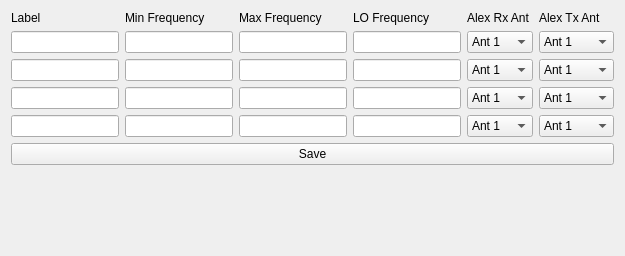
      <widget class="QWidget" name="tabXVTR">
       <attribute name="title">
        <string>XVTR</string>
       </attribute>
       <layout class="QVBoxLayout" name="vertical">
        <item>
         <layout class="QGridLayout" name="gridLayout_16">
          <item row="0" column="0">
           <layout class="QGridLayout" name="gridLayout_5">
            <item row="0" column="2">
             <widget class="QLabel" name="label_41">
              <property name="text">
               <string>Min Frequency</string>
              </property>
             </widget>
            </item>
            <item row="0" column="3">
             <widget class="QLabel" name="label_42">
              <property name="text">
               <string>Max Frequency</string>
              </property>
             </widget>
            </item>
            <item row="0" column="4">
             <widget class="QLabel" name="label_43">
              <property name="text">
               <string>LO Frequency</string>
              </property>
             </widget>
            </item>
            <item row="0" column="5">
             <widget class="QLabel" name="label_44">
              <property name="text">
               <string>Alex Rx Ant</string>
              </property>
             </widget>
            </item>
            <item row="0" column="6">
             <widget class="QLabel" name="label_45">
              <property name="text">
               <string>Alex Tx Ant</string>
              </property>
             </widget>
            </item>
            <item row="1" column="0" colspan="2">
             <widget class="QLineEdit" name="lineEditXvtrLabel0"/>
            </item>
            <item row="1" column="2">
             <widget class="QLineEdit" name="lineEditXvtrMinFrequency0"/>
            </item>
            <item row="1" column="3">
             <widget class="QLineEdit" name="lineEditXvtrMaxFrequency0"/>
            </item>
            <item row="1" column="4">
             <widget class="QLineEdit" name="lineEditXvtrLOFrequency0"/>
            </item>
            <item row="1" column="5">
             <widget class="QComboBox" name="comboBoxXvtrRxAnt0">
              <item>
               <property name="text">
                <string>Ant 1</string>
               </property>
              </item>
              <item>
               <property name="text">
                <string>Ant 2</string>
               </property>
              </item>
              <item>
               <property name="text">
                <string>Ant 3</string>
               </property>
              </item>
              <item>
               <property name="text">
                <string>RX 1</string>
               </property>
              </item>
              <item>
               <property name="text">
                <string>RX 2</string>
               </property>
              </item>
              <item>
               <property name="text">
                <string>XV RX</string>
               </property>
              </item>
             </widget>
            </item>
            <item row="1" column="6">
             <widget class="QComboBox" name="comboBoxXvtrTxAnt0">
              <item>
               <property name="text">
                <string>Ant 1</string>
               </property>
              </item>
              <item>
               <property name="text">
                <string>Ant 2</string>
               </property>
              </item>
              <item>
               <property name="text">
                <string>Ant 3</string>
               </property>
              </item>
              <item>
               <property name="text">
                <string>RX Only</string>
               </property>
              </item>
             </widget>
            </item>
            <item row="2" column="0" colspan="2">
             <widget class="QLineEdit" name="lineEditXvtrLabel1"/>
            </item>
            <item row="2" column="2">
             <widget class="QLineEdit" name="lineEditXvtrMinFrequency1"/>
            </item>
            <item row="2" column="3">
             <widget class="QLineEdit" name="lineEditXvtrMaxFrequency1"/>
            </item>
            <item row="2" column="4">
             <widget class="QLineEdit" name="lineEditXvtrLOFrequency1"/>
            </item>
            <item row="2" column="5">
             <widget class="QComboBox" name="comboBoxXvtrRxAnt1">
              <item>
               <property name="text">
                <string>Ant 1</string>
               </property>
              </item>
              <item>
               <property name="text">
                <string>Ant 2</string>
               </property>
              </item>
              <item>
               <property name="text">
                <string>Ant 3</string>
               </property>
              </item>
              <item>
               <property name="text">
                <string>RX 1</string>
               </property>
              </item>
              <item>
               <property name="text">
                <string>RX 2</string>
               </property>
              </item>
              <item>
               <property name="text">
                <string>XV RX</string>
               </property>
              </item>
             </widget>
            </item>
            <item row="2" column="6">
             <widget class="QComboBox" name="comboBoxXvtrTxAnt1">
              <item>
               <property name="text">
                <string>Ant 1</string>
               </property>
              </item>
              <item>
               <property name="text">
                <string>Ant 2</string>
               </property>
              </item>
              <item>
               <property name="text">
                <string>Ant 3</string>
               </property>
              </item>
              <item>
               <property name="text">
                <string>RX Only</string>
               </property>
              </item>
             </widget>
            </item>
            <item row="3" column="0" colspan="2">
             <widget class="QLineEdit" name="lineEditXvtrLabel2"/>
            </item>
            <item row="3" column="2">
             <widget class="QLineEdit" name="lineEditXvtrMinFrequency2"/>
            </item>
            <item row="3" column="3">
             <widget class="QLineEdit" name="lineEditXvtrMaxFrequency2"/>
            </item>
            <item row="3" column="4">
             <widget class="QLineEdit" name="lineEditXvtrLOFrequency2"/>
            </item>
            <item row="3" column="5">
             <widget class="QComboBox" name="comboBoxXvtrRxAnt2">
              <item>
               <property name="text">
                <string>Ant 1</string>
               </property>
              </item>
              <item>
               <property name="text">
                <string>Ant 2</string>
               </property>
              </item>
              <item>
               <property name="text">
                <string>Ant 3</string>
               </property>
              </item>
              <item>
               <property name="text">
                <string>RX 1</string>
               </property>
              </item>
              <item>
               <property name="text">
                <string>RX 2</string>
               </property>
              </item>
              <item>
               <property name="text">
                <string>XV RX</string>
               </property>
              </item>
             </widget>
            </item>
            <item row="3" column="6">
             <widget class="QComboBox" name="comboBoxXvtrTxAnt2">
              <item>
               <property name="text">
                <string>Ant 1</string>
               </property>
              </item>
              <item>
               <property name="text">
                <string>Ant 2</string>
               </property>
              </item>
              <item>
               <property name="text">
                <string>Ant 3</string>
               </property>
              </item>
              <item>
               <property name="text">
                <string>RX Only</string>
               </property>
              </item>
             </widget>
            </item>
            <item row="4" column="0" colspan="2">
             <widget class="QLineEdit" name="lineEditXvtrLabel3"/>
            </item>
            <item row="4" column="2">
             <widget class="QLineEdit" name="lineEditXvtrMinFrequency3"/>
            </item>
            <item row="4" column="3">
             <widget class="QLineEdit" name="lineEditXvtrMaxFrequency3"/>
            </item>
            <item row="4" column="4">
             <widget class="QLineEdit" name="lineEditXvtrLOFrequency3"/>
            </item>
            <item row="4" column="5">
             <widget class="QComboBox" name="comboBoxXvtrRxAnt3">
              <item>
               <property name="text">
                <string>Ant 1</string>
               </property>
              </item>
              <item>
               <property name="text">
                <string>Ant 2</string>
               </property>
              </item>
              <item>
               <property name="text">
                <string>Ant 3</string>
               </property>
              </item>
              <item>
               <property name="text">
                <string>RX 1</string>
               </property>
              </item>
              <item>
               <property name="text">
                <string>RX 2</string>
               </property>
              </item>
              <item>
               <property name="text">
                <string>XV RX</string>
               </property>
              </item>
             </widget>
            </item>
            <item row="4" column="6">
             <widget class="QComboBox" name="comboBoxXvtrTxAnt3">
              <item>
               <property name="text">
                <string>Ant 1</string>
               </property>
              </item>
              <item>
               <property name="text">
                <string>Ant 2</string>
               </property>
              </item>
              <item>
               <property name="text">
                <string>Ant 3</string>
               </property>
              </item>
              <item>
               <property name="text">
                <string>RX Only</string>
               </property>
              </item>
             </widget>
            </item>
            <item row="0" column="0">
             <widget class="QLabel" name="label">
              <property name="text">
               <string>Label</string>
              </property>
             </widget>
            </item>
           </layout>
          </item>
          <item row="1" column="0">
           <widget class="QPushButton" name="pushButtonXvtrSave">
            <property name="sizePolicy">
             <sizepolicy hsizetype="MinimumExpanding" vsizetype="MinimumExpanding">
              <horstretch>0</horstretch>
              <verstretch>0</verstretch>
             </sizepolicy>
            </property>
            <property name="text">
             <string>Save</string>
            </property>
           </widget>
          </item>
         </layout>
        </item>
        <item>
         <spacer name="verticalSpacer">
          <property name="orientation">
           <enum>Qt::Vertical</enum>
          </property>
          <property name="sizeHint" stdset="0">
           <size>
            <width>20</width>
            <height>40</height>
           </size>
          </property>
         </spacer>
        </item>
        <item>
         <spacer name="verticalSpacer_3">
          <property name="orientation">
           <enum>Qt::Vertical</enum>
          </property>
          <property name="sizeHint" stdset="0">
           <size>
            <width>20</width>
            <height>40</height>
           </size>
          </property>
         </spacer>
        </item>
       </layout>
      </widget>
